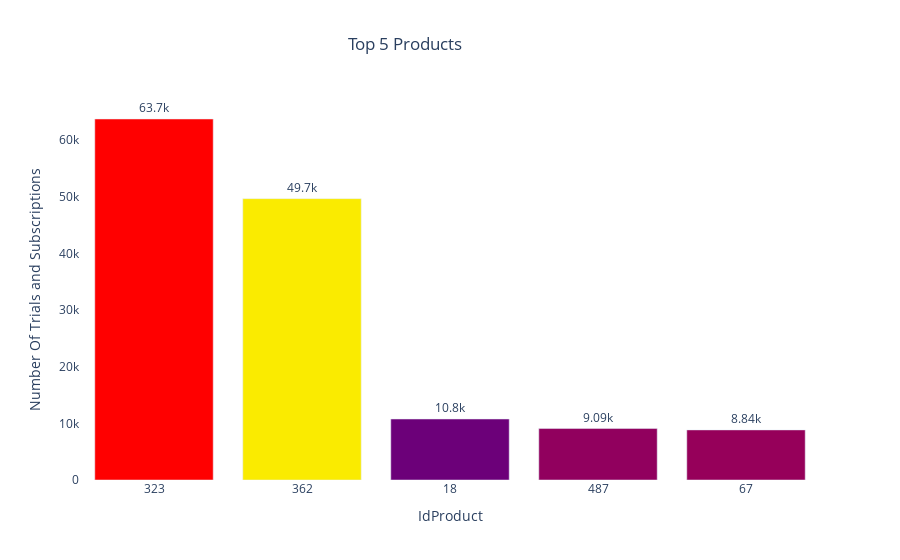

The code cell stored with this chart in its notebook:
### Markdown cell above
## **GRAPH 3**
**Can we have the drum roll please...**

## **OBSERVATION**
The top 2 products with the **IdProduct** 323 and 362 respectively are way ahead of the others.

### Code cell
fig = go.Figure(data=[
    go.Bar(name='Top 5 Products', 
           x=ProductsDescending['IdProduct'].astype(str), 
           y=ProductsDescending['Quantity'],
           marker_opacity=1,
           marker={'color': ProductsDescending['Quantity'],
                   'colorscale': 'Rainbow'})
    ])

fig.update_traces(texttemplate='%{y:.3s}', textposition='outside')
fig.update_layout(barmode='group', showlegend=False)

fig.update_layout(title='Top 5 Products',
                  title_x=0.45,
                  xaxis_title="IdProduct",
                  yaxis_title="Number Of Trials and Subscriptions",
                  plot_bgcolor='white')
fig.show()

### Figure 1 — Plotly figure (JSON) as saved in the notebook; plotly's stock layout.template omitted (floating-point values rounded to 4 significant figures)
{"data": [{"marker": {"color": [63714, 49656, 10763, 9086, 8838], "colorscale": [[0, "rgb(150,0,90)"], [0.125, "rgb(0,0,200)"], [0.25, "rgb(0,25,255)"], [0.375, "rgb(0,152,255)"], [0.5, "rgb(44,255,150)"], [0.625, "rgb(151,255,0)"], [0.75, "rgb(255,234,0)"], [0.875, "rgb(255,111,0)"], [1, "rgb(255,0,0)"]], "opacity": 1}, "name": "Top 5 Products", "x": ["323", "362", "18", "487", "67"], "y": [63714, 49656, 10763, 9086, 8838], "type": "bar", "textposition": "outside", "texttemplate": "%{y:.3s}"}], "layout": {"barmode": "group", "showlegend": false, "title": {"text": "Top 5 Products", "x": 0.45}, "xaxis": {"title": {"text": "IdProduct"}, "type": "category", "range": [-0.5, 4.5], "autorange": true}, "yaxis": {"title": {"text": "Number Of Trials and Subscriptions"}, "type": "linear", "range": [0, 67070.0], "autorange": true}, "plot_bgcolor": "white", "autosize": true}}
